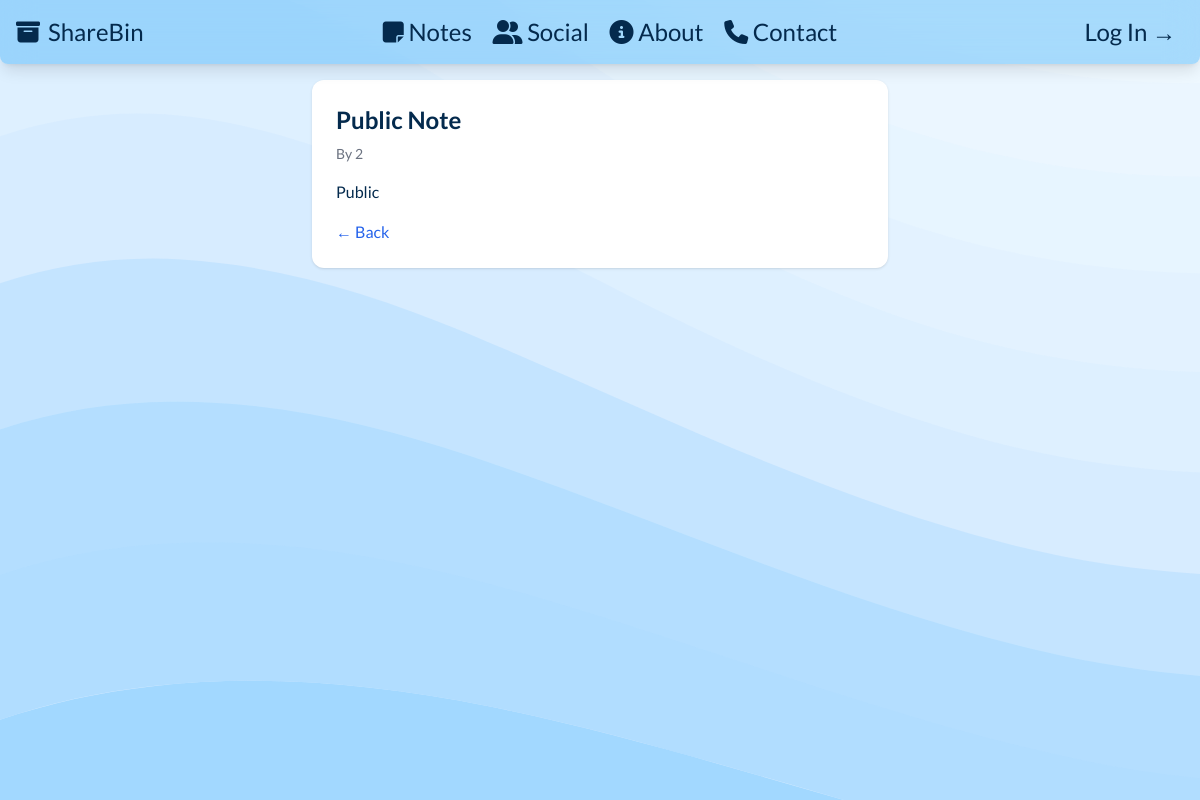
The app's page /note/2 with its own data.
### tables this page shows
CREATE TABLE notes (
            id INTEGER PRIMARY KEY AUTOINCREMENT,
            user TEXT,
            title TEXT,
            content TEXT,
            is_private INTEGER,
            visibility TEXT CHECK(visibility IN ('public', 'private', 'friends')),
            file_path TEXT,
            created_at TIMESTAMP DEFAULT CURRENT_TIMESTAMP
        );

### app.py (the view, shortened to what this page needs)
@app.route('/note/<int:note_id>', methods=['GET', 'POST'])
def view_note(note_id):
    conn = get_db()
    c = conn.cursor()
    c.execute(f"SELECT * FROM notes WHERE id = {note_id}")
    note = c.fetchone()
    conn.close()
    user = session.get('username')
    if note is None:
        return "Note not found", 404
    return render_template('view_note.html', note=note, user=user)

### app.py (called while the page is built)
def get_db():
    conn = sqlite3.connect(DATABASE)
    return conn

### templates/view_note.html (shortened to what this page needs)
{% extends "base.html" %} {% block content %}
<div class="max-w-xl mx-auto bg-white p-6 rounded-xl shadow">
  <h2 class="text-2xl font-bold mb-2">{{ note[2] }}</h2>
  <p class="text-sm text-gray-500 mb-4">By {{ note[1] }}</p>
  <div class="prose max-w-none">{{ note[3]|safe }}</div>
  <a href="/" class="text-blue-600 hover:underline mt-4 inline-block">← Back</a>
</div>
{% endblock %}

### records on screen
notes: title "Public Note", user "2", content "Public"
